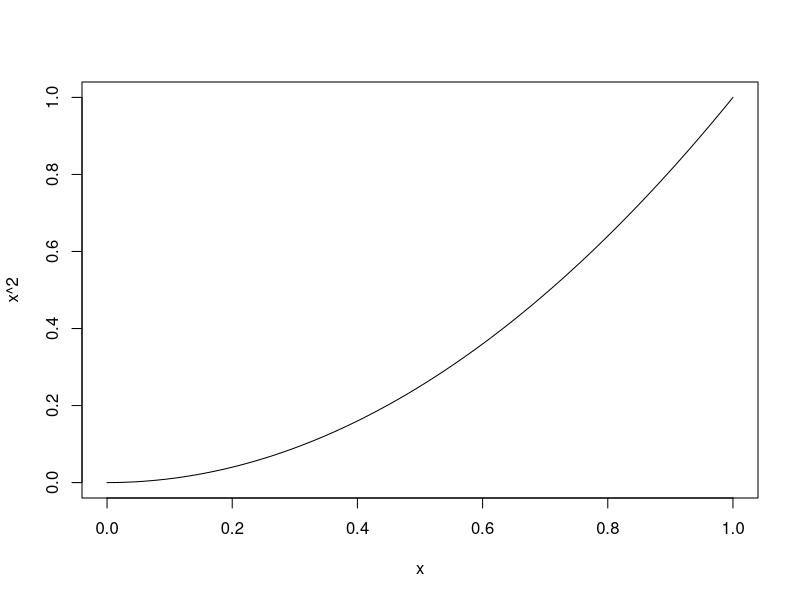
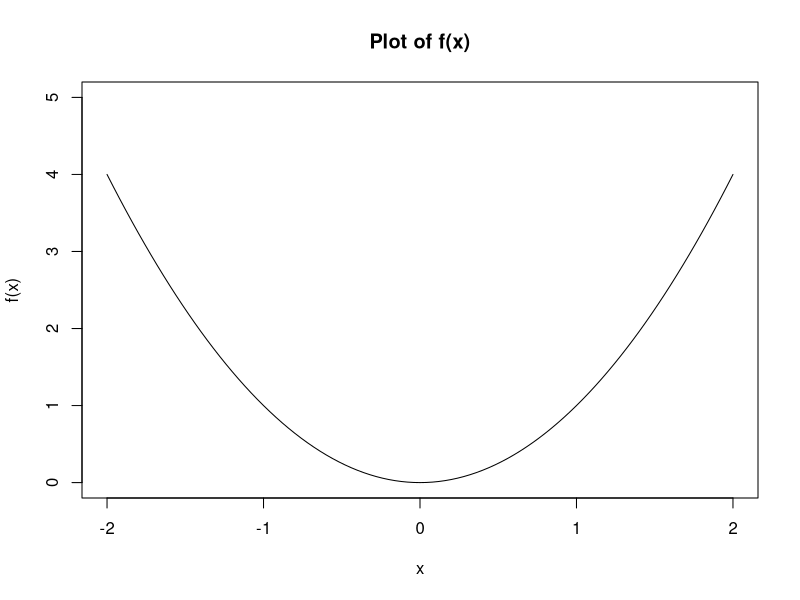
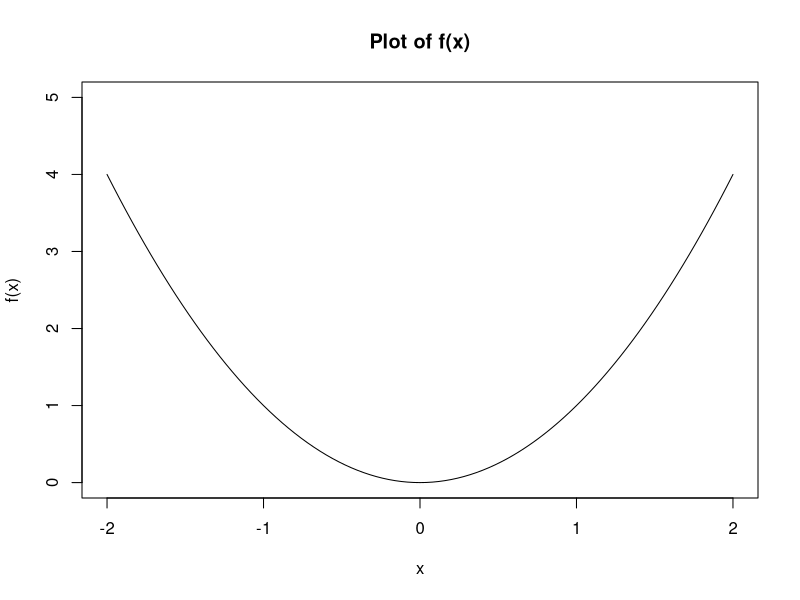
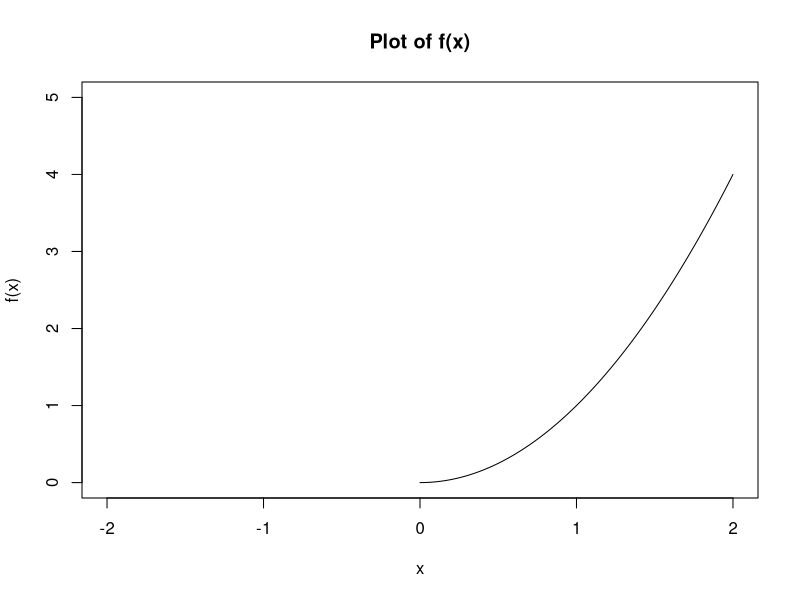
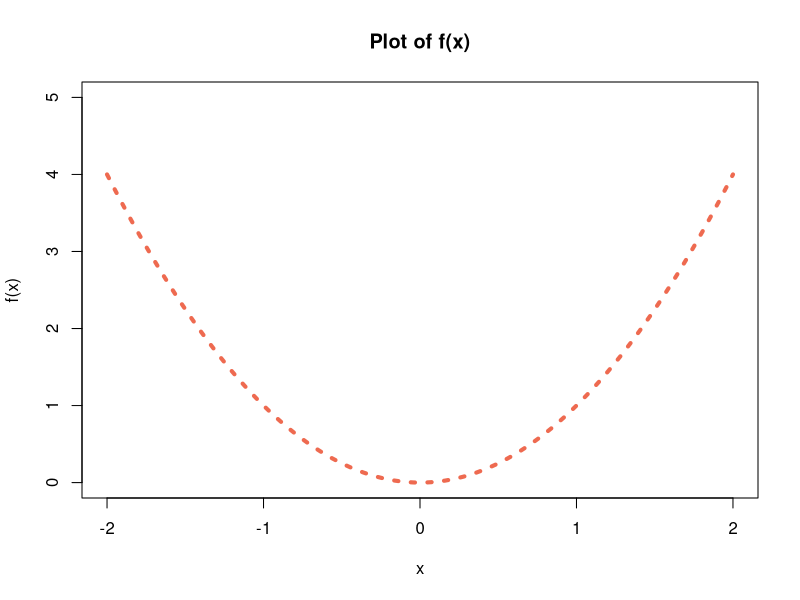
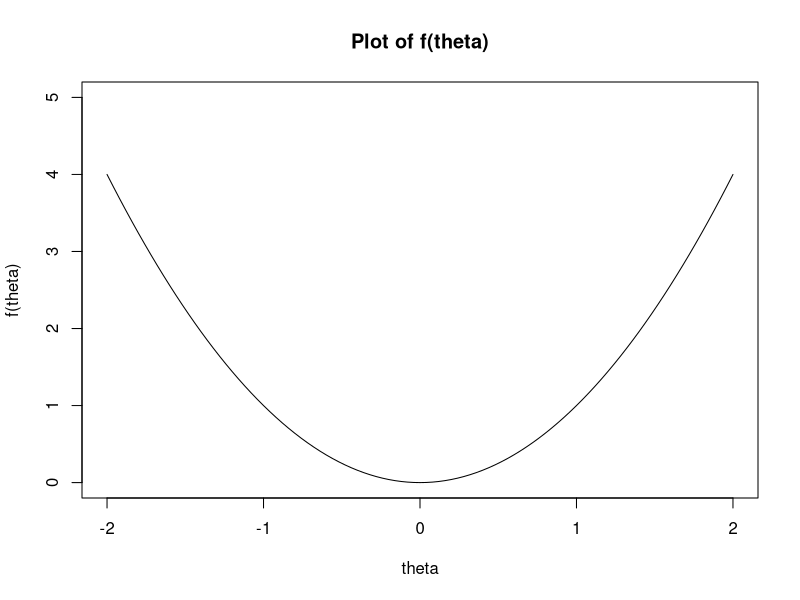
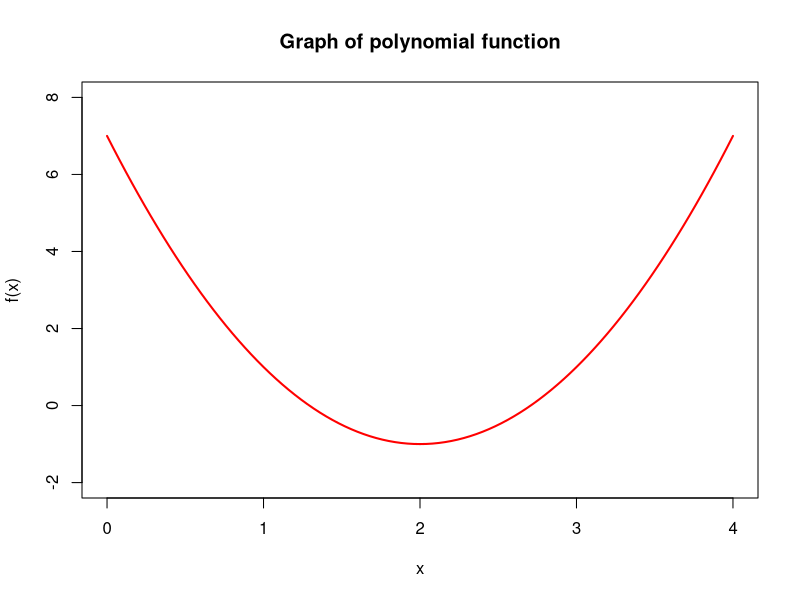
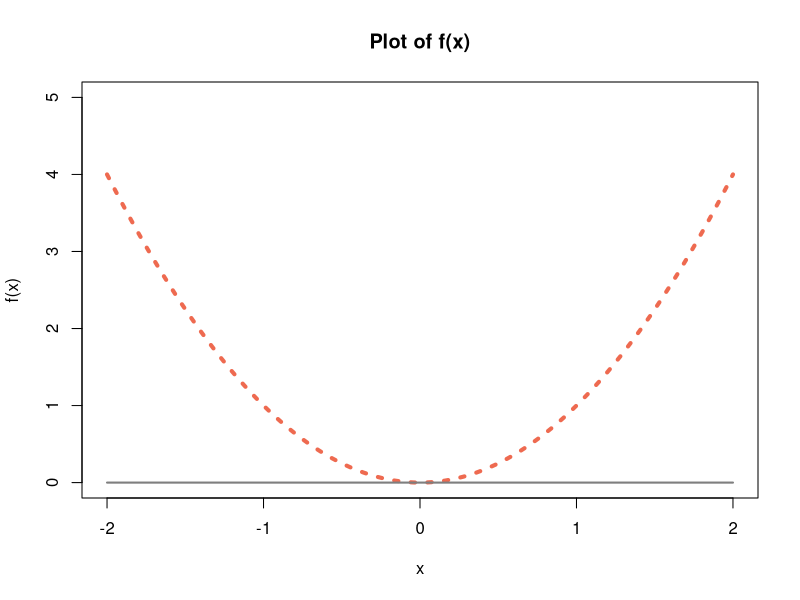

These charts were generated, in order, by the following R code:
## ---- chunk 1
rm( list = ls() )
## ---- chunk 2
curve(
    expr = x^2
)
## ---- chunk 3
plot(
    x = NULL,
    xlim = c(-2, 2),
    ylim = c(0, 5),
    main = "Plot of f(x)",
    xlab = "x",
    ylab = "f(x)"
)

# Now we can add a curve to the plot:

curve(
    expr = x^2,
    add = TRUE   # Remember this!
)
## ---- chunk 4
curve(
    expr = x^2,
    xlim = c(-2, 2),
    ylim = c(0, 5),
    main = "Plot of f(x)",
    xlab = "x",
    ylab = "f(x)"
)
## ---- chunk 5
# Create an empty plotting region with no data

plot(
    x = NULL,
    xlim = c(-2, 2),
    ylim = c(0, 5),
    main = "Plot of f(x)",
    xlab = "x",
    ylab = "f(x)"
)


# Now draw the curve, but on a limited range of x values

curve(
    expr = x^2,
    xlim = c(0, 2),
    add = TRUE
)
## ---- chunk 6
plot(
    x = NULL,
    xlim = c(-2, 2),
    ylim = c(0, 5),
    main = "Plot of f(x)",
    xlab = "x",
    ylab = "f(x)"
)

curve(
    expr = x^2,
    lty = "dotted",
    lwd = 4,
    col = "coral2",
    add = TRUE
)
## ---- chunk 7
plot(
    x = NULL,
    xlim = c(-2, 2),
    ylim = c(0, 5),
    main = "Plot of f(theta)",
    xlab = "theta",
    ylab = "f(theta)"
)

curve(
    expr = theta^2,
    xname = "theta",
    add = TRUE
)
## ---- chunk 8
curve( 
    expr = 2*x^2 - 8*x + 7,
    xlim = c(0, 4),
    ylim = c(-2, 8),
    main = "Graph of polynomial function",
    xlab = "x",
    ylab = "f(x)",
    lty = "solid",
    lwd = 2,
    col = "red"
)
## ---- chunk 9
# Type your answer here
## ---- chunk 10
curve(
    expr = x^2,
    xlim = c(-2, 2),
    ylim = c(0, 5),
    main = "Plot of f(x)",
    xlab = "x",
    ylab = "f(x)",
    lty = "dotted",
    lwd = 4,
    col = "coral2"
)

# Draw a horizontal reference line

segments(
    x0 = -2,
    y0 = 0,
    x1 = 2,
    y1 = 0,
    lty = "solid",
    lwd = 2,
    col = "gray50"
)
## ---- chunk 11
curve(
    expr = x^2,
    xlim = c(-2, 2),
    ylim = c(0, 5),
    main = "Plot of f(x)",
    xlab = "x",
    ylab = "f(x)",
    lty = "dotted",
    lwd = 4,
    col = "coral2"
)

# Here's the horizontal reference line:

segments(
    x0 = -2,
    y0 = 0,
    x1 = 2,
    y1 = 0,
    lty = "solid",
    lwd = 2,
    col = "gray50"
)


# Here's the vertical reference line:

segments(
    x0 = 0,
    y0 = 0,
    x1 = 0,
    y1 = 5,
    lty = "solid",
    lwd = 2,
    col = "gray50"
)
## ---- chunk 12
plot(
    x = NULL,
    xlim = c(-2, 2),
    ylim = c(0, 5),
    main = "Plot of f(x)",
    xlab = "x",
    ylab = "f(x)"
)


segments(
    x0 = -2,
    y0 = 0,
    x1 = 2,
    y1 = 0,
    lty = "solid",
    lwd = 2,
    col = "gray50"
)


segments(
    x0 = 0,
    y0 = 0,
    x1 = 0,
    y1 = 5,
    lty = "solid",
    lwd = 2,
    col = "gray50"
)

curve(
    expr = x^2,
    lty = "dotted",
    lwd = 4,
    col = "coral2",
    add = TRUE
)

## ---- chunk 13
exp( x = 1 )
## ---- chunk 14
plot(
    x = NULL,
    xlim = c(0, 2),
    ylim = c(0, 8),
    main = "Simple graph of exponential function",
    xlab = "x",
    ylab = "f(x)"
)


# Draw the horizontal reference line y = 0:

segments(
    x0 = 0,
    y0 = 0,
    x1 = 2,
    y1 = 0,
    lwd = 2,
    lty = "solid",
    col = "gray50"
)

# Draw the vertical reference line x = 0:

segments(
    x0 = 0,
    y0 = 0,
    x1 = 0,
    y1 = 8,
    lwd = 1,
    lty = "solid",
    col = "gray50"
)


curve(
    expr = exp(x),
    lwd = 3,
    lty = "solid",
    col = "blue",
    add = TRUE
)
## ---- chunk 15
plot(
    x = NULL,
    xlim = c(0, 2),
    ylim = c(0, 8),
    main = "Simple graph of exponential function",
    xlab = "x",
    ylab = "f(x)"
)

# Draw the horizontal reference line y = 0:

segments(
    x0 = 0,
    y0 = 0,
    x1 = 2,
    y1 = 0,
    lwd = 2,
    lty = "solid",
    col = "gray50"
)

# Draw the vertical reference line x = 0:

segments(
    x0 = 0,
    y0 = 0,
    x1 = 0,
    y1 = 8,
    lwd = 1,
    lty = "solid",
    col = "gray50"
)


curve(
    expr = exp(x),
    lwd = 3,
    lty = "solid",
    col = "blue",
    add = TRUE
)

text(
    x = 1.5,
    y = 3.5,
    labels = "f(x)"
)


curve(
    expr = exp(2 * x),
    lwd = 3,
    lty = "solid",
    col = "darkorchid3",
    add = TRUE
)

text(
    x = 0.8,
    y = 6,
    labels = "g(x)"
)

## ---- chunk 16
plot(
    x = NULL,
    xlim = c(0, 2),
    ylim = c(0, 8),
    main = "Simple graph of exponential functions",
    xlab = "x",
    ylab = "f(x)"
)

# Draw the horizontal reference line

segments(
    x0 = 0,
    y0 = 0,
    x1 = 2,
    y1 = 0,
    lwd = 2,
    lty = "solid",
    col = "gray50"
)

# Draw the vertical reference line

segments(
    x0 = 0,
    y0 = 0,
    x1 = 0,
    y1 = 8,
    lwd = 1,
    lty = "solid",
    col = "gray50"
)

# Draw f(x) and annotate with text

curve(
    expr = exp(x),
    lwd = 3,
    lty = "solid",
    col = "cadetblue3",
    add = TRUE
)

text(
    x = 1.5,
    y = 3.5,
    labels = "f(x)"
)

# Draw the graph g(x) and annotate with text

curve(
    expr = exp(2 * x),
    lwd = 3,
    lty = "solid",
    col = "darkorchid3",
    add = TRUE
)

text(
    x = 0.8,
    y = 6,
    labels = "g(x)"
)

# Now draw the legend

legend(
    x = 0.1,
    y = 8,
    legend =
        c( "r = 1", "r = 2" ),
    lty = "solid",
    lwd = 3,
    col = c("cadetblue3", "darkorchid3")
)
## ---- chunk 17
curve(
    -2 * x^3 + 8 * x - 4,
    xlim = c(-3, 3),
    ylim = c(-30, 30),
    main = "Graph of f(x)",
    xlab = "x",
    ylab = "f(x)",
    lty = "solid",
    lwd = 3,
    col = "cyan4"
)
## ---- chunk 18
curve(
    -2 * x^3 + 8 * x - 4,
    xlim = c(-3, 3),
    ylim = c(-30, 30),
    main = "Graph of f(x)",
    xlab = "x",
    ylab = "f(x)",
    lty = "solid",
    lwd = 3,
    col = "cyan4"
)

# Draw the horizontal reference line:

segments(
    x0 = -3,
    y0 = 0,
    x1 = 3,
    y1 = 0,
    lty = "solid",
    lwd = 2,
    col = "gray50"
)


# Draw the vertical reference line:

segments(
    x0 = 0,
    y0 = -30,
    x1 = 0,
    y1 = 30,
    lty = "solid",
    lwd = 2,
    col = "gray50"
)

## ---- chunk 19
plot(
    x = NULL,
    xlim = c(0, 3),
    ylim = c(0, 1),
    main = "Graph of negative exponential functions",
    xlab = "x",
    ylab = "f(x)"
)

# Now we can draw in the horizontal reference axis y = 0

segments(
    x0 = 0,
    y0 = 0,
    x1 = 3,
    y1 = 0,
    lwd = 2,
    lty = "solid",
    col = "gray50"
)

# Finally we can draw in the vertical reference axis x = 0

segments(
    x0 = 0,
    y0 = 0,
    x1 = 0,
    y1 = 1,
    lwd = 1,
    lty = "solid",
    col = "gray50"
)


curve(
    exp(-x),
    lwd = 3,
    lty = "solid",
    col = "blue",
    add = TRUE
)

text(
    x = 1,
    y = 0.45,
    labels = "f(x)"
)


curve(
    exp(-2 * x),
    lwd = 3,
    lty = "solid",
    col = "darkorchid3",
    add = TRUE
)

text(
    x = 0.5,
    y = 0.25,
    labels = "g(x)"
)

## ---- chunk 20
plot(
    x = NULL,
    xlim = c(0, 3),
    ylim = c(0, 1),
    main = "Graph of negative exponential functions",
    xlab = "x",
    ylab = "f(x)"
)

# Now we can draw in the horizontal reference axis y = 0

segments(
    x0 = 0,
    y0 = 0,
    x1 = 3,
    y1 = 0,
    lwd = 2,
    lty = "solid",
    col = "gray50"
)

# Finally we can draw in the vertical reference axis x = 0

segments(
    x0 = 0,
    y0 = 0,
    x1 = 0,
    y1 = 1,
    lwd = 1,
    lty = "solid",
    col = "gray50"
)


curve(
    exp(-x),
    lwd = 3,
    lty = "solid",
    col = "blue",
    add = TRUE
)

text(
    x = 1,
    y = 0.45,
    labels = "f(x)"
)


curve(
    exp(-2 * x),
    lwd = 3,
    lty = "solid",
    col = "darkorchid3",
    add = TRUE
)

text(
    x = 0.5,
    y = 0.25,
    labels = "g(x)"
)


legend(
    x = 2.4,
    y = 1,
    legend =
        c( "r = -1", "r = -2"),
    lty = "solid",
    lwd = 3,
    col =
        c( "blue", "darkorchid3")
)

